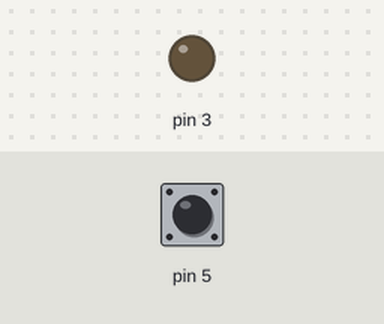
Simulated run of this sketch. Board: Arduino Uno, built with avr-gcc and run on an emulated ATmega328P. Shown: output pins drawn as LEDs (lit = HIGH). Inputs (shaded band) come from the test bench; at power-on: pin 5 LOW.

Above: at 1.2 s.
1.3 s: pin 5 pulsed HIGH 2 times (0.12 s each, 0.3 s apart)
At 1.9 s:
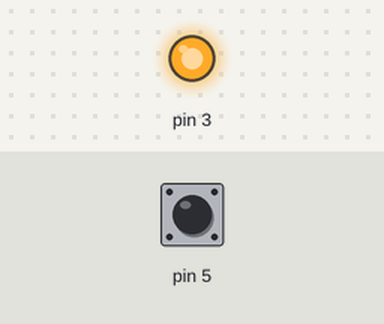
Timing chart, 0 to 66.4 s (numbered marks = the images above; inputs shaded):
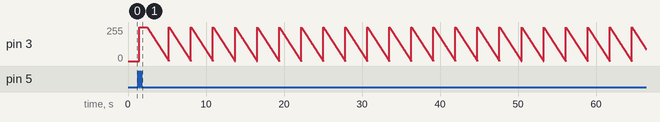

The sketch:

zadacha_02.ino
```cpp
boolean flag;
byte i;


void setup()
{
  pinMode(3, OUTPUT);
  pinMode(5, INPUT);

  flag = 0;
}


void loop()
{
  digitalWrite(3, LOW);

  if (digitalRead(5) == HIGH)
  {
    flag = 1;
  }

  if ((digitalRead(5) == LOW) && flag)
  {
    flag = 0;

    digitalWrite(3, HIGH);

    wait_ms(1000);

    for (i = 255; i >= 0; i--)
    {
      analogWrite(3, i);

      wait_ms(10);
      //delay(10);
    }
  }
}


void wait_ms(int input_ms)
{
  unsigned long int t = millis();


  while ((millis()-t) <= input_ms)
  {
  }
}
```
